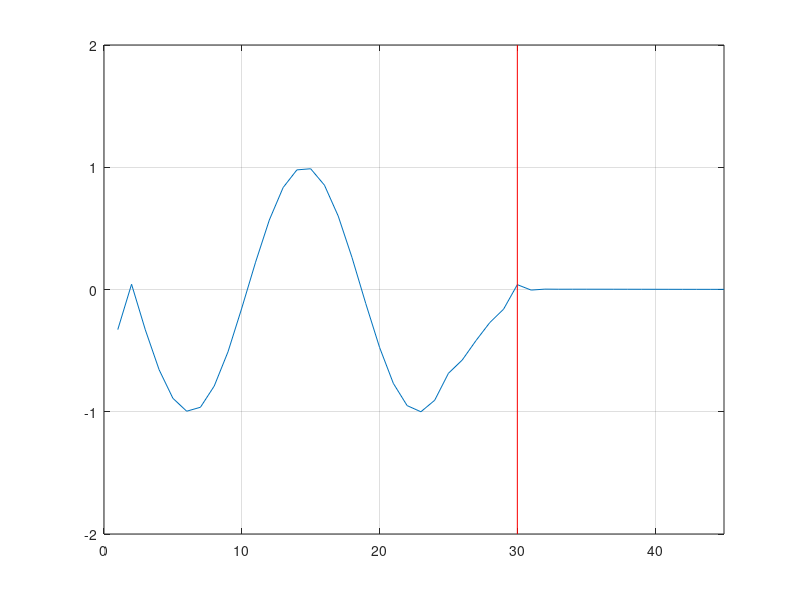

This figure's MATLAB source:
clear all
clc

    
permeability=4*pi*1e-7;  %Free Space
permitivity=8.85e-12;    %Free Space
c=1/sqrt(permeability*permitivity);           
                      
m=45; 
ex=zeros(1,m);
hy=zeros(1,m);
cb=zeros(1,m);
eaf=zeros(1,m);
s=zeros(1,m);
dt=zeros(1,m);
p=zeros(1,m);
SAR=zeros(1,m);

dx = .01;
dt = dx/(2*c);
d0 = 0.3;                       

%region

k1=fix(d0/dx);% blood



% free space
permitivity(1,1:k1)=1;
dt(1,1:k1) = dx/(2*c);  
s(1,1:k1) = 0;

% blood
permitivity(1,k1:m)=  59.372  ;
dt(1,k1:m) = dx/(2*c); 
s(1,k1:m) = 2.0435;






ex_left_m1 = 0;
ex_left_m2 = 0;
ex_right_m1 = 0;
ex_right_m2 = 0;
ex_left_b1_m1 = 0;
ex_left_b1_m2 = 0;


iteration = 500;                       

for n = 1:iteration
    for k = 2:45
        eaf =dt(1,k)*s(1,k)/(2*permitivity(1,k)*8.85e-12);
        ca=(1-eaf)/(1+eaf);
        cb=0.5/(permitivity(1,k)*(1+eaf));
        
        ex(1,k) = ca*ex(1,k) + cb*(hy(1,k-1) - hy(1,k));
        
    end
    source = sin(2*pi*1800*10^(6)*dt(1,1)*n);       
     ex(1,2) = source;
    
    % Boundaries
    if n>2
        KE=45;
        kc=25;
        % Left boundary
        ex(1,1) = ex_left_m2;      % set left boundary of ex(1) by the value of ex(2)@n-2
        ex_left_m2 = ex_left_m1;   % set the value of ex(2)@n-2 by the value of ex(2)@n-1
        ex_left_m1 = ex(1,2);      % set the value of ex(2)@n-1 by the value of ex(2)@n (current value)
        % Right boundary
        ex(1,KE) = ex_right_m2;    % set right boundary of ex(201) by the value of ex(200)@n-2
        ex_right_m2 = ex_right_m1; % set the value of ex(200)@n-2 by the value of ex(200)@n-1
        ex_right_m1 = ex(1,KE-1);  % set the value of ex(200)@n-1 by the value of ex(200)@n (current value)
        
        % dielectric edge
        ex(1,kc) = ex_left_b1_m2;
        ex_left_b1_m2 = ex_left_b1_m1;
        ex_left_b1_m1 = ex(1,kc-1);
    end
   
    for k = 1:44
         hy(1,k) = hy(1,k) + .5*(ex(1,k) - ex(1,k+1));  
    end
 
    plot(ex);grid
    axis([0 m -2 2]); 
    line([k1,k1],[-2,2],'Color','r');
     
  
    frame = getframe();
    
    
end

